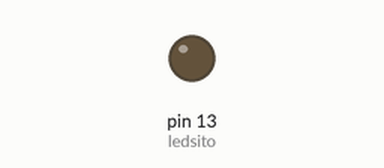
A sketch run on a simulated Arduino Uno, built with avr-gcc and run on an emulated ATmega328P. Shown: output pins drawn as LEDs (lit = HIGH).

Above: at 1.2 s.
At 8.4 s:
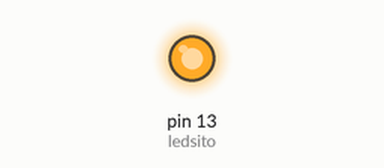
Timing chart, 0 to 8.7 s (numbered marks = the images above):
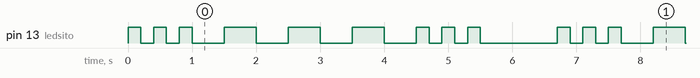

Measured:
- by itself, pin 13 (ledsito): repeats every 6.7 s: 2 × (LOW 0.20 s, HIGH 0.20 s), 3 × (LOW 0.50 s, HIGH 0.50 s), LOW 0.50 s, 2 × (HIGH 0.20 s, LOW 0.20 s), HIGH 0.20 s, LOW 1.2 s, HIGH 0.20 s
- by itself, everything shown: repeats every 6.7 s, in 18 steps

The sketch:

sos_1.ino.ino
```cpp
int ledsito =13;

 void setup() {
    pinMode(ledsito,OUTPUT);
}

void loop() {

    parpadeo(200); parpadeo(200); parpadeo(200); // S
    delay(300);
    parpadeo(500); parpadeo(500); parpadeo(500); // O
    parpadeo(200); parpadeo(200); parpadeo(200); // S
    delay(1000);

}

void parpadeo(int duracion_sg)
{
  digitalWrite(ledsito,HIGH);
  delay(duracion_sg);
  digitalWrite(ledsito,LOW);
  delay(duracion_sg);
}
```
